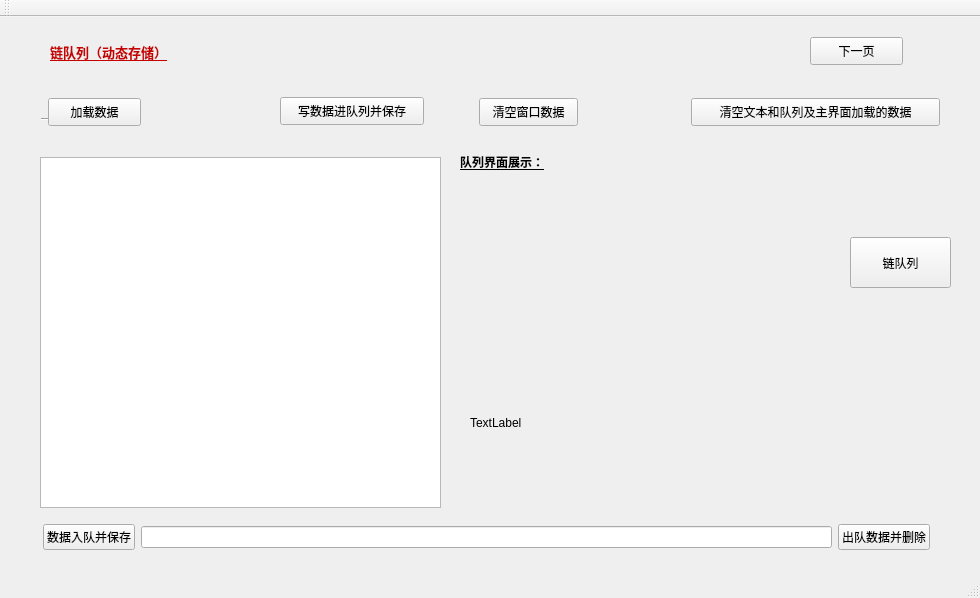
<?xml version="1.0" encoding="UTF-8"?>
<ui version="4.0">
 <class>MainWindow</class>
 <widget class="QMainWindow" name="MainWindow">
  <property name="geometry">
   <rect>
    <x>0</x>
    <y>0</y>
    <width>980</width>
    <height>598</height>
   </rect>
  </property>
  <property name="windowTitle">
   <string>MainWindow</string>
  </property>
  <widget class="QWidget" name="centralWidget">
   <widget class="QStackedWidget" name="stackedWidget">
    <property name="geometry">
     <rect>
      <x>30</x>
      <y>10</y>
      <width>931</width>
      <height>571</height>
     </rect>
    </property>
    <property name="frameShape">
     <enum>QFrame::NoFrame</enum>
    </property>
    <property name="frameShadow">
     <enum>QFrame::Plain</enum>
    </property>
    <property name="currentIndex">
     <number>0</number>
    </property>
    <widget class="QWidget" name="page">
     <widget class="QWidget" name="widget" native="true">
      <property name="geometry">
       <rect>
        <x>0</x>
        <y>60</y>
        <width>921</width>
        <height>51</height>
       </rect>
      </property>
      <widget class="Line" name="line_2">
       <property name="geometry">
        <rect>
         <x>11</x>
         <y>24</y>
         <width>16</width>
         <height>16</height>
        </rect>
       </property>
       <property name="orientation">
        <enum>Qt::Horizontal</enum>
       </property>
      </widget>
      <widget class="QPushButton" name="pushButton">
       <property name="geometry">
        <rect>
         <x>18</x>
         <y>11</y>
         <width>93</width>
         <height>28</height>
        </rect>
       </property>
       <property name="text">
        <string>加载数据</string>
       </property>
      </widget>
      <widget class="QPushButton" name="pushButton_2">
       <property name="geometry">
        <rect>
         <x>250</x>
         <y>10</y>
         <width>144</width>
         <height>28</height>
        </rect>
       </property>
       <property name="text">
        <string>写数据进队列并保存</string>
       </property>
      </widget>
      <widget class="QPushButton" name="pushButton_5">
       <property name="geometry">
        <rect>
         <x>661</x>
         <y>11</y>
         <width>249</width>
         <height>28</height>
        </rect>
       </property>
       <property name="text">
        <string>清空文本和队列及主界面加载的数据</string>
       </property>
      </widget>
      <widget class="QPushButton" name="pushButton_16">
       <property name="geometry">
        <rect>
         <x>449</x>
         <y>11</y>
         <width>99</width>
         <height>28</height>
        </rect>
       </property>
       <property name="text">
        <string>清空窗口数据</string>
       </property>
      </widget>
     </widget>
     <widget class="QLabel" name="label_2">
      <property name="geometry">
       <rect>
        <x>430</x>
        <y>120</y>
        <width>151</width>
        <height>31</height>
       </rect>
      </property>
      <property name="text">
       <string>&lt;html&gt;&lt;head/&gt;&lt;body&gt;&lt;p&gt;&lt;span style=&quot; font-weight:600; text-decoration: underline;&quot;&gt;队列界面展示：&lt;/span&gt;&lt;/p&gt;&lt;/body&gt;&lt;/html&gt;</string>
      </property>
     </widget>
     <widget class="QPushButton" name="pushButton_6">
      <property name="geometry">
       <rect>
        <x>820</x>
        <y>210</y>
        <width>101</width>
        <height>51</height>
       </rect>
      </property>
      <property name="text">
       <string>链队列</string>
      </property>
     </widget>
     <widget class="QLabel" name="label">
      <property name="geometry">
       <rect>
        <x>430</x>
        <y>180</y>
        <width>371</width>
        <height>131</height>
       </rect>
      </property>
      <property name="text">
       <string/>
      </property>
      <property name="pixmap">
       <pixmap>../2012_11_26_01.jpg</pixmap>
      </property>
      <property name="scaledContents">
       <bool>true</bool>
      </property>
     </widget>
     <widget class="QListWidget" name="listWidget">
      <property name="geometry">
       <rect>
        <x>10</x>
        <y>130</y>
        <width>401</width>
        <height>351</height>
       </rect>
      </property>
     </widget>
     <widget class="QWidget" name="widget_2" native="true">
      <property name="geometry">
       <rect>
        <x>-10</x>
        <y>460</y>
        <width>921</width>
        <height>101</height>
       </rect>
      </property>
      <layout class="QHBoxLayout" name="horizontalLayout_2">
       <item>
        <widget class="Line" name="line">
         <property name="orientation">
          <enum>Qt::Horizontal</enum>
         </property>
        </widget>
       </item>
       <item>
        <widget class="Line" name="line_3">
         <property name="orientation">
          <enum>Qt::Horizontal</enum>
         </property>
        </widget>
       </item>
       <item>
        <widget class="QPushButton" name="pushButton_4">
         <property name="text">
          <string>数据入队并保存</string>
         </property>
        </widget>
       </item>
       <item>
        <widget class="QLineEdit" name="lineEdit"/>
       </item>
       <item>
        <widget class="QPushButton" name="pushButton_3">
         <property name="text">
          <string>出队数据并删除</string>
         </property>
        </widget>
       </item>
      </layout>
     </widget>
     <widget class="QLabel" name="label_4">
      <property name="geometry">
       <rect>
        <x>20</x>
        <y>0</y>
        <width>181</width>
        <height>51</height>
       </rect>
      </property>
      <property name="text">
       <string>&lt;html&gt;&lt;head/&gt;&lt;body&gt;&lt;p&gt;&lt;span style=&quot; font-size:10pt; font-weight:600; text-decoration: underline; color:#c70000;&quot;&gt;链队列（动态存储）&lt;/span&gt;&lt;/p&gt;&lt;/body&gt;&lt;/html&gt;</string>
      </property>
     </widget>
     <widget class="QPushButton" name="pushButton_14">
      <property name="geometry">
       <rect>
        <x>780</x>
        <y>10</y>
        <width>93</width>
        <height>28</height>
       </rect>
      </property>
      <property name="text">
       <string>下一页</string>
      </property>
     </widget>
     <widget class="QLabel" name="label_3">
      <property name="geometry">
       <rect>
        <x>440</x>
        <y>350</y>
        <width>311</width>
        <height>91</height>
       </rect>
      </property>
      <property name="text">
       <string>TextLabel</string>
      </property>
     </widget>
    </widget>
    <widget class="QWidget" name="page_2">
     <widget class="QLabel" name="label_5">
      <property name="geometry">
       <rect>
        <x>10</x>
        <y>0</y>
        <width>211</width>
        <height>41</height>
       </rect>
      </property>
      <property name="text">
       <string>&lt;html&gt;&lt;head/&gt;&lt;body&gt;&lt;p&gt;&lt;span style=&quot; font-size:10pt; font-weight:600; text-decoration: underline; color:#cc0000;&quot;&gt;顺序队列（静态存储）&lt;/span&gt;&lt;/p&gt;&lt;/body&gt;&lt;/html&gt;</string>
      </property>
     </widget>
     <widget class="QWidget" name="widget_3" native="true">
      <property name="geometry">
       <rect>
        <x>0</x>
        <y>50</y>
        <width>911</width>
        <height>71</height>
       </rect>
      </property>
      <widget class="QPushButton" name="pushButton_8">
       <property name="geometry">
        <rect>
         <x>11</x>
         <y>21</y>
         <width>93</width>
         <height>28</height>
        </rect>
       </property>
       <property name="text">
        <string>加载数据</string>
       </property>
      </widget>
      <widget class="QPushButton" name="pushButton_9">
       <property name="geometry">
        <rect>
         <x>240</x>
         <y>20</y>
         <width>144</width>
         <height>28</height>
        </rect>
       </property>
       <property name="text">
        <string>写数据进队列并保存</string>
       </property>
      </widget>
      <widget class="QPushButton" name="pushButton_10">
       <property name="geometry">
        <rect>
         <x>651</x>
         <y>21</y>
         <width>249</width>
         <height>28</height>
        </rect>
       </property>
       <property name="text">
        <string>清空文本和队列及主界面加载的数据</string>
       </property>
      </widget>
      <widget class="QPushButton" name="pushButton_7">
       <property name="geometry">
        <rect>
         <x>435</x>
         <y>21</y>
         <width>101</width>
         <height>28</height>
        </rect>
       </property>
       <property name="text">
        <string>清空窗口数据</string>
       </property>
      </widget>
     </widget>
     <widget class="QListWidget" name="listWidget_2">
      <property name="geometry">
       <rect>
        <x>0</x>
        <y>130</y>
        <width>401</width>
        <height>351</height>
       </rect>
      </property>
     </widget>
     <widget class="QWidget" name="widget_4" native="true">
      <property name="geometry">
       <rect>
        <x>0</x>
        <y>460</y>
        <width>911</width>
        <height>101</height>
       </rect>
      </property>
      <layout class="QHBoxLayout" name="horizontalLayout_4">
       <item>
        <widget class="QPushButton" name="pushButton_11">
         <property name="text">
          <string>数据入队并保存</string>
         </property>
        </widget>
       </item>
       <item>
        <widget class="QLineEdit" name="lineEdit_2"/>
       </item>
       <item>
        <widget class="QPushButton" name="pushButton_12">
         <property name="text">
          <string>出队数据并删除</string>
         </property>
        </widget>
       </item>
      </layout>
     </widget>
     <widget class="QLabel" name="label_6">
      <property name="geometry">
       <rect>
        <x>420</x>
        <y>130</y>
        <width>101</width>
        <height>21</height>
       </rect>
      </property>
      <property name="text">
       <string>&lt;html&gt;&lt;head/&gt;&lt;body&gt;&lt;p&gt;&lt;span style=&quot; font-weight:600; text-decoration: underline;&quot;&gt;队列界面展示：&lt;/span&gt;&lt;/p&gt;&lt;/body&gt;&lt;/html&gt;</string>
      </property>
     </widget>
     <widget class="QLabel" name="label_7">
      <property name="geometry">
       <rect>
        <x>420</x>
        <y>180</y>
        <width>381</width>
        <height>121</height>
       </rect>
      </property>
      <property name="text">
       <string/>
      </property>
      <property name="pixmap">
       <pixmap>../8219030-c6382b0f9f1adbd8.png</pixmap>
      </property>
      <property name="scaledContents">
       <bool>true</bool>
      </property>
     </widget>
     <widget class="QLabel" name="label_8">
      <property name="geometry">
       <rect>
        <x>440</x>
        <y>360</y>
        <width>441</width>
        <height>81</height>
       </rect>
      </property>
      <property name="text">
       <string>TextLabel</string>
      </property>
     </widget>
     <widget class="QPushButton" name="pushButton_15">
      <property name="geometry">
       <rect>
        <x>790</x>
        <y>10</y>
        <width>93</width>
        <height>28</height>
       </rect>
      </property>
      <property name="text">
       <string>上一页</string>
      </property>
     </widget>
     <widget class="QPushButton" name="pushButton_13">
      <property name="geometry">
       <rect>
        <x>820</x>
        <y>210</y>
        <width>101</width>
        <height>51</height>
       </rect>
      </property>
      <property name="text">
       <string>顺序队列</string>
      </property>
     </widget>
    </widget>
   </widget>
  </widget>
  <widget class="QToolBar" name="mainToolBar">
   <attribute name="toolBarArea">
    <enum>TopToolBarArea</enum>
   </attribute>
   <attribute name="toolBarBreak">
    <bool>false</bool>
   </attribute>
  </widget>
  <widget class="QStatusBar" name="statusBar"/>
 </widget>
 <layoutdefault spacing="6" margin="11"/>
 <resources/>
 <connections/>
</ui>
